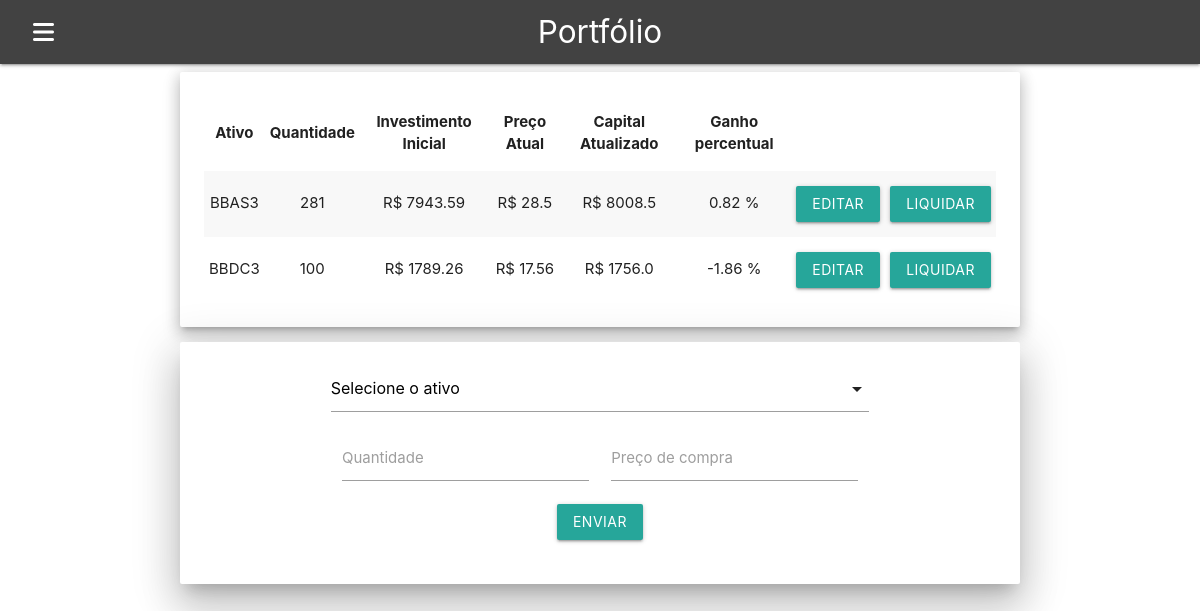
The page /wallet/ on the database as committed earlier.
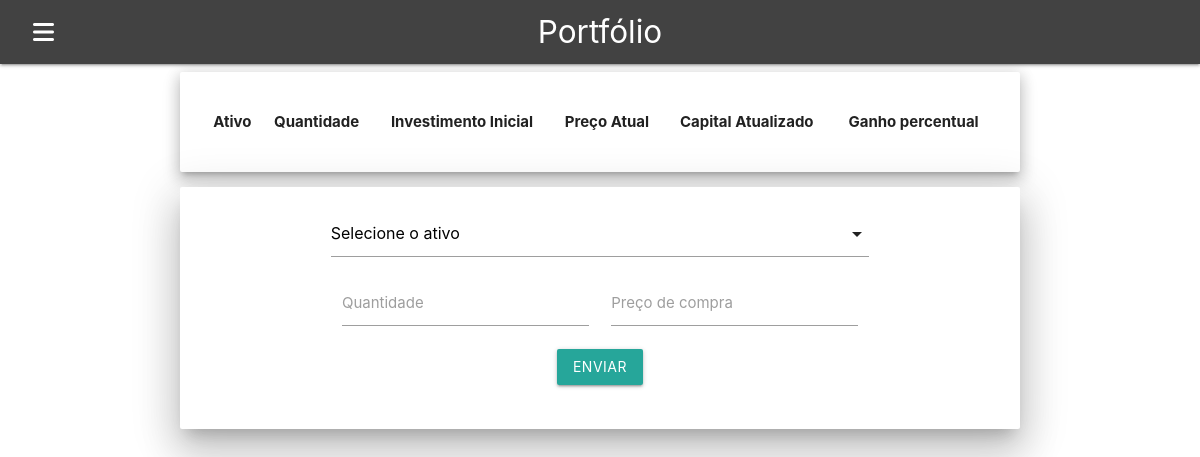
The same page on the database as committed later.
### accounts/models.py (models this page shows, shortened)
class Wallet(models.Model):
    stock = models.OneToOneField(Stock, unique=True, on_delete=models.CASCADE)
    investment = models.FloatField()
    money_amount = models.FloatField()
    stock_amount = models.IntegerField()
    buy_price = models.FloatField()

class Stock(models.Model):
    symbol = models.CharField(max_length = 100, unique=True)
    price = models.FloatField()
    updated = models.DateTimeField(auto_now_add=True)
    change_percent = models.FloatField(default=0.0)

### accounts/views.py (the view)
# urls.py: path('wallet/', views.WalletView.as_view(), name='walletpage'),
class WalletView(View):
    model = Wallet
    template_name = 'accounts/wallet.html'
    def get(self, request, *args, **kwargs):
        stocks = Stock.objects.all()
        wallet = Wallet.objects.all()
        updateWallet()
        context = {
            'stocks': stocks,
            'wallet': wallet,
        }
        return render(request, 'accounts/wallet.html', context)

### accounts/templatetags/tempfiltertags.py (called while the page is built)
@register.filter
def changePercent(value, arg):
    try:
        ans = round(((float(value)/float(arg))-1)*100,2)
        return round(ans,2)
    except (ZeroDivisionError, ValueError):
        return None

### accounts/utilities.py (called while the page is built)
def updateWallet():
    wallet = Wallet.objects.all()
    for item in wallet:
        obj = Wallet.objects.filter(pk=item.pk)
        money_amount = round(obj[0].stock.price * obj[0].stock_amount, 2)
        obj.update(money_amount=money_amount)
    return True

### accounts/templates/accounts/wallet.html (shortened to what this page needs)
{% extends './home.html' %}
{% load tempfiltertags %}
{% block content %}
<div class="container">
	<div class="card-panel z-depth-3">
		<div class="card-content">
			<table id="walletTable" class="striped centered">
				<thead>
					<tr>
						<th>Ativo</th>
						<th>Quantidade</th>
						<th>Investimento Inicial</th>
						<th>Preço Atual</th>
						<th>Capital Atualizado</th>
						<th>Ganho percentual</th>
					</tr>
				</thead>
				<tbody>
					{% if wallet %}
					{% for item in wallet %}
					<tr id="wallet-{{item.pk}}">
						<td class="">{{item.stock.symbol}}</td>
						<td class="stock_amount">{{item.stock_amount}}</td>
						<td class="">R$ {{item.investment}}</td>
						<td class="">R$ {{item.stock.price}}</td>
						<td class="">R$ {{item.money_amount}}</td>
						<td class="">{{item.money_amount|changePercent:item.investment }} %</td>
						<td><button onClick="editWallet('{{item.stock.symbol}}')" class="waves-effect waves-light btn modal-trigger" href="#modal1">EDITAR</button></td>
						<td><button onClick="deleteWallet({{item.pk}})" class="waves-effect waves-light btn">LIQUIDAR</button></td>
					</tr>
					{% endfor %}
					{% endif %}
				</tbody>
			</table>
		</div>
	</div>
</div>
<div class="container">
	<div class="card-panel z-depth-5">
		<div class="card-content">
			<div class="row">
				<form id="createWallet" action="" method="" autocomplete="off">
					<div class="col s12">
						<div class="container">
							<div class="input-field col s6">
								<input name="stock_amount" id="stock_amount" type="number" class="validate">
								<label for="stock_amount">Quantidade</label>
							</div>
							<div class="input-field col s6">
								<input name="buy_price" id="buy_price" type="number" step="0.01" class="validate">
								<label for="buy_price">Preço de compra</label>
							</div>
							<div class="center">
								<button class="center btn" type="submit">Enviar</button>
							</div>
						</form>
					</div>
				</div>
			</div>
		</div>
{% endblock content %}

### accounts/templates/accounts/home.html (shortened to what this page needs)
{% load static %}
<!DOCTYPE html>
<html lang="en">
<head>
	<link rel="stylesheet" href="https://cdnjs.cloudflare.com/ajax/libs/materialize/1.0.0/css/materialize.min.css">
</head>
<body>
	<nav>
		<div class="nav-wrapper grey darken-3">
			<a href="{% url 'homepage' %}" class="brand-logo center">Portfólio</a>
			<ul id="nav-mobile" class="left hide-on-med-and-down">
				<li class="sidenav-trigger " data-target="slide-out">
					<a class="waves-effect waves-light btn-lg"><i class="fas fa-bars "></i></a>
				</li>
			</ul>
		</div>
	</nav>
	{% block content %}{% endblock content %}
</body>
</html>

Rows that differ between the two databases and show on the page:
removed Wallet: stock.symbol "BBAS3", stock_amount "281", investment "7943.59", stock.price "28.5", money_amount "8008.5", money_amount|changePercent "0.82"
removed Wallet: stock.symbol "BBDC3", stock_amount "100", investment "1789.26", stock.price "17.56", money_amount "1756.0", money_amount|changePercent "-1.86"
